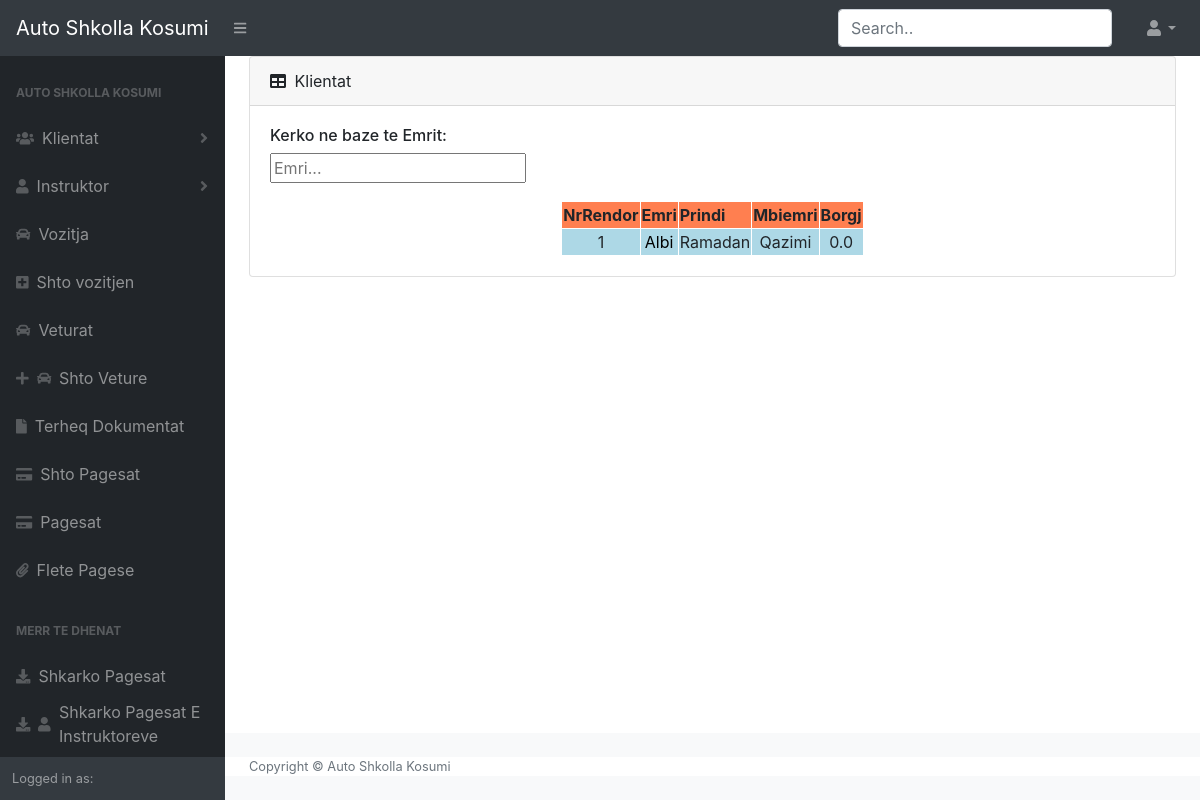
The app's page /Klientat/1/ with its own data.
### Kosumi/models.py (models this page shows, shortened)
class Klientat(models.Model):
    nr  = models.IntegerField()
    Emri = models.CharField(max_length=50)
    Emri_Prindit = models.CharField(max_length=50,default="")
    Mbiemri = models.CharField(max_length=50)
    NrPersonal = models.IntegerField()
    DataLindjes = models.DateField(default=datetime.now)
    kandidatet = models.ForeignKey(kandidatet,on_delete=models.CASCADE,null=True)
    Qmimi_Regjistrimit = models.IntegerField(default=0)
    numriOreve = models.IntegerField(default=20)
    borgj = models.FloatField(default=0)
    Instruktori = models.ForeignKey(Instruktori,on_delete=models.CASCADE)
    Vendbanimi = models.CharField(max_length=100)
    NrTelefonit = PhoneNumberField()
    Kursi = models.IntegerField(default=0)
    data_Regjistrimit = models.DateField(default=datetime.now)
    tatimi = models.ForeignKey(tat,on_delete=models.CASCADE, default=2)
    TerheqjaDokumenteve = models.BooleanField(default=False)
    Vijimi = models.BooleanField(default=True)
    dataTerheqjes = models.DateField(null=True,blank=True)
    pagesaNeBank = models.CharField(max_length=2,default="Jo")

### Kosumi/views.py (the view)
# urls.py: path("Klientat/<int:pk>/", homeViews.merrGjeneraten, name="gjen"),
def merrGjeneraten(request, pk):
    orderbyList = ['nr', 'Kursi']
    gjen = Klientat.objects.filter(kandidatet_id=pk).order_by(*orderbyList)
    return render(request, 'home/gjenKlientave.html', {'gjen': gjen})

### Kosumi/templates/home/gjenKlientave.html (shortened to what this page needs)
{%extends "home/Base.html"%}
{% load static %}
{% block content %}
<body class="sb-nav-fixed">
    <div class="card mb-4">
        <div class="card-header">
            <i class="fas fa-table mr-1"></i>
            Klientat
        </div>
        <div class="card-body">
            <div class="top">
                <h6>Kerko ne baze te Emrit:</h6>
                <input type="text" id="myInput" onkeyup="myFunction()" placeholder="Emri..." title="Type in a name">
            </div>
            <div class="table-responsive" style="margin-top: 2%;">
                <table id="myTable">
                    <tr class="header">
                        <th>NrRendor</th>
                        <th>Emri</th>
                        <th>Prindi</th>
                        <th>Mbiemri</th>
                        <th>Borgj</th>
                    </tr>
                    {% for j in gjen %}
                    {% if j.Vijimi %}
                    <tr style="border: black;">
                        <td>{{j.nr}}</td>
                        <td><a href="{% url 'client' j.pk %}">{{j.Emri}}</a></td>
                        <td>{{j.Emri_Prindit}}</td>
                        <td>{{j.Mbiemri}}</td>
                        <td>{{j.borgj}}</td>
                    </tr>
                    {%else%}
                    <td class="vij">{{j.nr}}</td>
                    <td class="vij"><a href="{% url 'client' j.pk %}">{{j.Emri}}</a></td>
                    <td class="vij">{{j.Emri_Prindit}}</td>
                    <td class="vij">{{j.Mbiemri}}</td>
                    <td class="vij">{{j.borgj}}</td>
                    {%endif%}
                    {% endfor %}
                </table>
            </div>
        </div>
    </div>
</body>
{% endblock content %}

### Kosumi/templates/home/Base.html (style rules this page uses)
th { cursor: pointer; background-color: coral; font-size: 16px; border-bottom: 1px solid black; }
td { font-size: 16px; background-color: lightblue; border-bottom: 1px solid black; height: 10px; }
input { autocomplete="off"; }

### Kosumi/templates/home/gjenKlientave.html (style rules this page uses)
a { color: black; }
td { text-align: center; border-right-color: black; height: 10px; border: solid white 1px; font-size: 16px; }
table { margin: auto; }
tr { width: 25%; }
th { border: solid white 1px; }

### records on screen
Klientat: nr "1", Emri "Albi", Emri_Prindit "Ramadan", Mbiemri "Qazimi", borgj "0.0"
